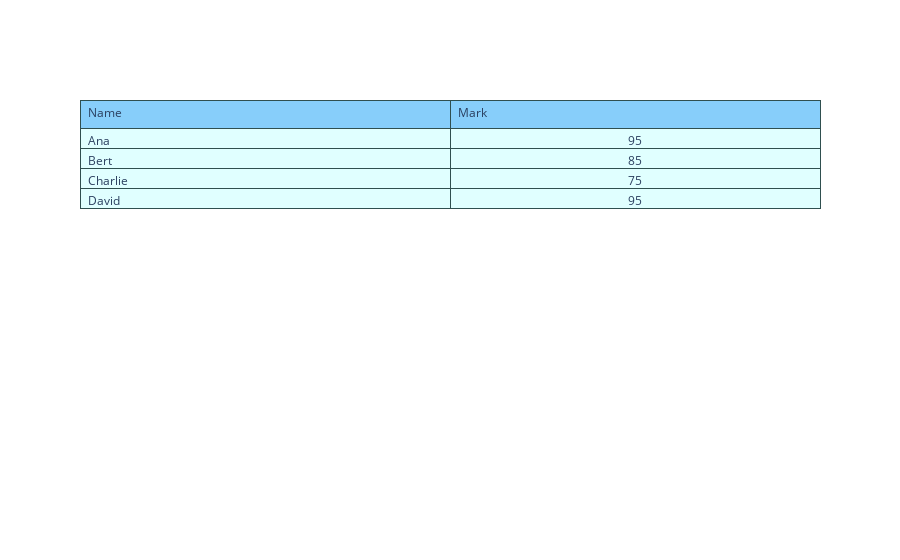

The code cell stored with this chart in its notebook:
### Code cell
fig = go.Figure(data=[go.Table(header=dict(values=['Name', 'Mark'],                 
                                           line_color='darkslategray',
                                           fill_color='lightskyblue',
                                           align='left'),
                               cells=dict(values=[['Ana', 'Bert', 'Charlie', 'David'], 
                                                  [95, 85, 75, 95]],
                                          line_color='darkslategray',
                                          fill_color='lightcyan',
                                          align=['left', 'center']
                                          ),
                               
                               )
                     ])
fig.show()

### Figure 1 — Plotly figure (JSON) as saved in the notebook; plotly's stock layout.template omitted (floating-point values rounded to 4 significant figures)
{"data": [{"cells": {"align": ["left", "center"], "fill": {"color": "lightcyan"}, "line": {"color": "darkslategray"}, "values": [["Ana", "Bert", "Charlie", "David"], [95, 85, 75, 95]]}, "header": {"align": "left", "fill": {"color": "lightskyblue"}, "line": {"color": "darkslategray"}, "values": ["Name", "Mark"]}, "type": "table"}], "layout": {}}
